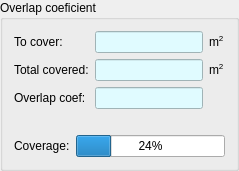
              <widget class="QGroupBox" name="gb2dOverlap">
               <property name="sizePolicy">
                <sizepolicy hsizetype="Preferred" vsizetype="Preferred">
                 <horstretch>0</horstretch>
                 <verstretch>0</verstretch>
                </sizepolicy>
               </property>
               <property name="minimumSize">
                <size>
                 <width>0</width>
                 <height>160</height>
                </size>
               </property>
               <property name="title">
                <string>Overlap coeficient</string>
               </property>
               <layout class="QVBoxLayout" name="verticalLayout_9">
                <item>
                 <layout class="QGridLayout" name="gridLayout_4">
                  <property name="sizeConstraint">
                   <enum>QLayout::SetDefaultConstraint</enum>
                  </property>
                  <item row="0" column="0">
                   <widget class="QLabel" name="label_10">
                    <property name="text">
                     <string>To cover:</string>
                    </property>
                   </widget>
                  </item>
                  <item row="2" column="1">
                   <widget class="QLineEdit" name="tb2dOverlap">
                    <property name="styleSheet">
                     <string notr="true">background-color: rgb(224, 251, 255);</string>
                    </property>
                    <property name="readOnly">
                     <bool>true</bool>
                    </property>
                   </widget>
                  </item>
                  <item row="1" column="1">
                   <widget class="QLineEdit" name="tb2dSquare">
                    <property name="styleSheet">
                     <string notr="true">background-color: rgb(224, 251, 255);</string>
                    </property>
                    <property name="readOnly">
                     <bool>true</bool>
                    </property>
                   </widget>
                  </item>
                  <item row="0" column="1">
                   <widget class="QLineEdit" name="tb2dCoverTask">
                    <property name="autoFillBackground">
                     <bool>false</bool>
                    </property>
                    <property name="styleSheet">
                     <string notr="true">background-color: rgb(224, 251, 255);</string>
                    </property>
                    <property name="readOnly">
                     <bool>true</bool>
                    </property>
                   </widget>
                  </item>
                  <item row="1" column="0">
                   <widget class="QLabel" name="label_11">
                    <property name="text">
                     <string>Total covered:</string>
                    </property>
                   </widget>
                  </item>
                  <item row="2" column="0">
                   <widget class="QLabel" name="label_12">
                    <property name="text">
                     <string>Overlap coef:</string>
                    </property>
                   </widget>
                  </item>
                  <item row="0" column="2">
                   <widget class="QLabel" name="label_38">
                    <property name="text">
                     <string>&lt;html&gt;&lt;head/&gt;&lt;body&gt;&lt;p&gt;m&lt;span style=&quot; vertical-align:super;&quot;&gt;2&lt;/span&gt;&lt;/p&gt;&lt;/body&gt;&lt;/html&gt;</string>
                    </property>
                   </widget>
                  </item>
                  <item row="1" column="2">
                   <widget class="QLabel" name="label_39">
                    <property name="text">
                     <string>&lt;html&gt;&lt;head/&gt;&lt;body&gt;&lt;p&gt;m&lt;span style=&quot; vertical-align:super;&quot;&gt;2&lt;/span&gt;&lt;/p&gt;&lt;/body&gt;&lt;/html&gt;</string>
                    </property>
                   </widget>
                  </item>
                 </layout>
                </item>
                <item>
                 <spacer name="verticalSpacer_2">
                  <property name="orientation">
                   <enum>Qt::Vertical</enum>
                  </property>
                  <property name="sizeType">
                   <enum>QSizePolicy::Fixed</enum>
                  </property>
                  <property name="sizeHint" stdset="0">
                   <size>
                    <width>20</width>
                    <height>20</height>
                   </size>
                  </property>
                 </spacer>
                </item>
                <item>
                 <layout class="QFormLayout" name="formLayout_9">
                  <property name="fieldGrowthPolicy">
                   <enum>QFormLayout::AllNonFixedFieldsGrow</enum>
                  </property>
                  <item row="1" column="0">
                   <widget class="QLabel" name="label_37">
                    <property name="text">
                     <string>Coverage:</string>
                    </property>
                   </widget>
                  </item>
                  <item row="1" column="1">
                   <widget class="QProgressBar" name="pb2dCoverage">
                    <property name="value">
                     <number>24</number>
                    </property>
                    <property name="textVisible">
                     <bool>true</bool>
                    </property>
                    <property name="invertedAppearance">
                     <bool>false</bool>
                    </property>
                    <property name="format">
                     <string>%p%</string>
                    </property>
                   </widget>
                  </item>
                 </layout>
                </item>
               </layout>
              </widget>
